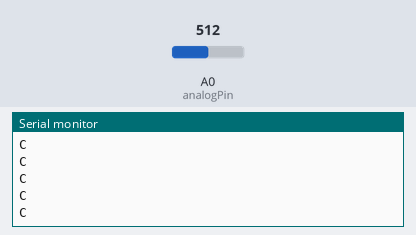
Recording of a sketch running on a simulated Arduino Uno, built with avr-gcc and run on an emulated ATmega328P. Shown: the last lines printed to the serial monitor. The test bench sets the inputs (shaded band); at power-on: A0 (analogPin) = 512.

Above: at 1.2 s.
1.3 s: A0 (analogPin) set to 306
At 1.48 s:
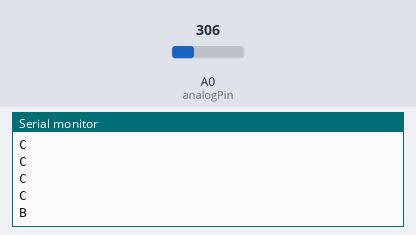
3.3 s: A0 (analogPin) set to 122
At 3.43 s:
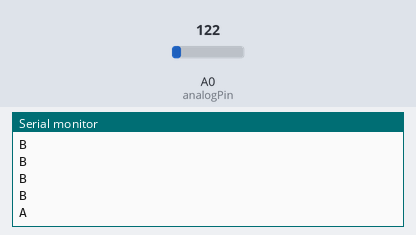

The sketch:

_slither.io.ino
```cpp
void setup() {
  Serial.begin(115200);  // Must match baudrate in Python script
}

int analogPin=A0;
int a;
int tolerance=45;
int baseline=330;
void loop() {
  a=analogRead(analogPin);  // Read from analog input A1
//  Serial.println(a);
  if (a<baseline-tolerance){
  Serial.println('A');  // Send 'A' to move right
  }
  else if (a>baseline+tolerance) {
     Serial.println('C');  // Send 'C' to move left
  }
  else if (a>baseline-tolerance && a<baseline+tolerance){
    Serial.println('B');  // Send 'B' to stop
  }
  delay(150); // Allow time to read serial port
}
```

Measured:
- after the input at 1.3 s, the serial monitor: prints a new line after 0.05 s (image 1)
- after the input at 3.3 s, the serial monitor: prints a new line at once (image 2)
